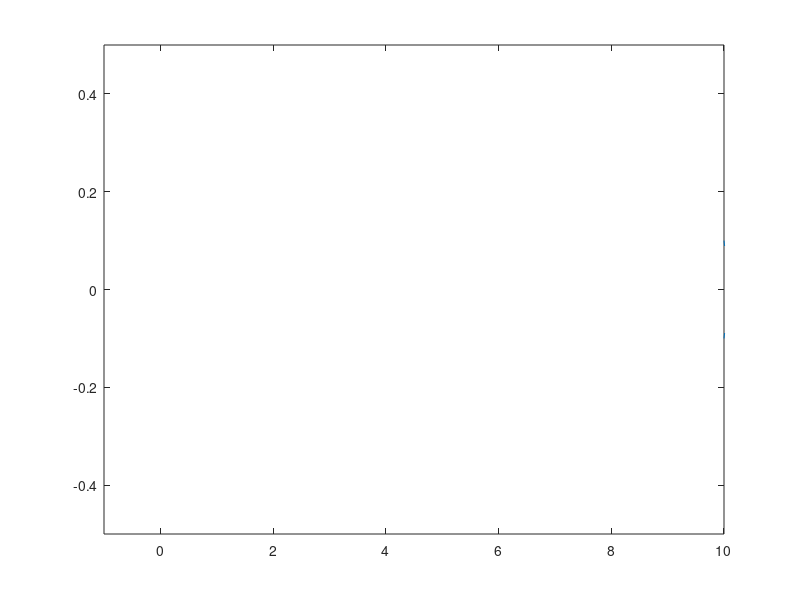

Write MATLAB code to recreate this figure.
% TODO:
% - include normalization of position based on where the COM is for that
% given run, make it a little sine wave disturbance or something and then
% adjust the locations of the ankles accordingly
% - might want to select several minima instead of a global one for real
% position data since if the global minima isn't repeated there will only
% be one c-cut extracted
% - right now, if the position data starts partway through (Eg. at the 
% start of data) an incomplete c-cut will be accepted as a full c-cut

% clc; clear all ;

% x = position along the direction of skater travel
% y = position across the skater's body, perpendicular to travel
num_ccuts = 8; % Must be an even number. Number per leg will be half this.
x = (linspace(0, num_ccuts*pi, num_ccuts*50));
x_loc = (linspace(0, 10, num_ccuts*50));
right_loc = [x_loc; 0.3*sin(x)];%cat(2, x, sin(x));
left_loc = [x_loc; -0.3*sin(x-pi)];%cat(2, x, -sin(x - pi));
COM_loc = [bsxfun(@plus, x_loc, 0.1); 0.02*sin(x)];

% Preprocess position data
    % COM position normalization goes here
zero_cross = 0; c_start = 0; c_end = 0;
x_ccuts = cell(2, num_ccuts/2); y_ccuts = cell(2, num_ccuts/2); area_ccuts = cell(2, num_ccuts/2);
position = cell(2, num_ccuts/2); velocity = cell(2, num_ccuts/2); acceleration = cell(2, num_ccuts/2);
i_ccuts = 1;

right_min = 0.1;    % In practice, this is the max of either the minimum position
                    % w.r.t COM or the position of the COM
left_min = -0.1;    % In practice, this is the min of either the maximum position
                    % w.r.t COM or the position of the COM
left_loc_mod = left_loc;
right_loc_mod = right_loc;

% Left position
for i = 1:length(left_loc(1, :))
    % Flatten position
    if left_loc(2, i) > left_min
        left_loc_mod(2, i) = left_min;
    end
    
    if left_loc(2, i) < left_min  && c_start <= c_end
        c_start = i;
    elseif c_start > c_end && left_loc(2, i) > left_min;
        c_end = i;
        y_ccuts{1, i_ccuts} = left_loc_mod(:, c_start:c_end);
%         x_ccuts{1, i_ccuts} = x(c_start:c_end);
        i_ccuts = i_ccuts + 1;
        c_start = c_end;
    end
end

c_start = 0; c_end = 0;
i_ccuts = 1;
% Right position
for i = 1:length(right_loc(1, :))
    % Flatten position
    if right_loc(2, i) < right_min
        right_loc_mod(2, i) = right_min;
    end
    
    if right_loc(2, i) > right_min  && c_start <= c_end
        c_start = i;
    elseif c_start > c_end && right_loc(2, i) < right_min;
        c_end = i;
        y_ccuts{2, i_ccuts} = right_loc_mod(:, c_start:c_end);
%         x_ccuts{2, i_ccuts} = x(c_start:c_end);
        i_ccuts = i_ccuts + 1;
        c_start = c_end;
    end
end

% Position data
% figure (1)
% hold on
% plot(COM_loc(1, :), COM_loc(2, :))
% plot(right_loc_mod(1, :), right_loc_mod(2, :))
% plot(left_loc_mod(1, :), left_loc_mod(2, :))
% plot(y_ccuts{1, 1}(1, :), y_ccuts{1, 1}(2, :))
% plot(y_ccuts{2, 1}(1, :), y_ccuts{2, 1}(2, :))



figure(7);
% time-varying plot used to show skater path captured in data
for i = 1:length(right_loc_mod(1, :))
%     x = bsxfun(@plus, x, 0.1); % add 0.1 to all x
%     f = fit(x, y, 'sin3');
%     plot(f, 'r', x, y);
%     hold on
%     plot(f_x, 'b', x, y);
%     plot(f_xx, 'g', x, y);

%     hold on % Uncomment this to taste the rainbow. Overlays all skater positions
    % Plots one point in time of all positions
    plot([right_loc_mod(1, i), COM_loc(1, i), left_loc_mod(1, i)], [right_loc_mod(2, i), COM_loc(2, i), left_loc_mod(2, i)])
    axis([-1 10 -0.5 0.5]) % x0 x1 y0 y1
    drawnow
    pause(0.001)
end





% Capture angles from the COM midline and the ankles
% theta_r = ;
% theta_l = ;






% 
% % One c-cut with derivatives
% % f = fit(x_ccuts{2, 1}, y_ccuts{2, 1}, 'sin3');
% % [fx, fxx] = differentiate(f, x_ccuts{2, 1});
% % f_x = fit(x_ccuts{2, 1}, fx, 'sin3');
% % f_xx = fit(x_ccuts{2, 1}, fxx, 'sin3');
% % 
% % figure(2)
% % hold on
% % plot(f, 'r', x_ccuts{2, 1}, y_ccuts{2, 1})
% % plot(f_x, 'g', x_ccuts{2, 1}, y_ccuts{2, 1})
% % plot(f_xx, 'b', x_ccuts{2, 1}, y_ccuts{2, 1})
% % test = integrate(f_xx, x_ccuts{2, 1}, 0);
% % plot(x_ccuts{2, 1}, test, '-r')
% 
% f = fit(x_ccuts{1, 1}, y_ccuts{1, 1}, 'sin3');
% [fx, fxx] = differentiate(f, x_ccuts{1, 1});
% f_x = fit(x_ccuts{1, 1}, fx, 'sin3');
% f_xx = fit(x_ccuts{1, 1}, fxx, 'sin3');
% 
% figure(2)
% hold on
% plot(f, 'r', x_ccuts{1, 1}, y_ccuts{1, 1})
% plot(f_x, 'g', x_ccuts{1, 1}, y_ccuts{1, 1})
% plot(f_xx, 'b', x_ccuts{1, 1}, y_ccuts{1, 1})
% test = integrate(f_xx, x_ccuts{1, 1}, 0);
% plot(x_ccuts{1, 1}, test, '-r')


% All c-cut data segments
% figure (3)
% % hold on
% for i = 1:size(y_ccuts)
%     for j = 1:length(y_ccuts)
% %         x_ccut = 1:length(y_ccuts{i, j});
%         
%         position{i, j} = fit(x_ccuts{i, j}, y_ccuts{i, j}, 'sin3');
%         [v, a] = differentiate(position{i, j}, x_ccuts{i, j});
%         velocity{i, j} = fit(x_ccuts{i, j}, v, 'sin3');
%         acceleration{i, j} = fit(x_ccuts{i, j}, a, 'sin3');
%         
% %         nexttitle
%         subplot(num_ccuts, 2, i*num_ccuts/2 + j);
%         plot(x_ccuts{i, j}, y_ccuts{i, j})
% %         plot(acceleration{i, j}, x_ccuts{i, j}, y_ccuts{i, j}) % Use to plot
% %         position and acceleration curves
% 
%         area_ccuts{i, j} = sum(y_ccuts{i, j})/length(y_ccuts{i, j})*(x_ccuts{i, j}(length(x_ccuts{i, j}))-x_ccuts{i, j}(1));
%     end
% end

% time-varying plot used to show skater path captured in data
% for i = 1:length(x)
% %     x = bsxfun(@plus, x, 0.1); % add 0.1 to all x
% %     f = fit(x, y, 'sin3');
% %     plot(f, 'r', x, y);
% %     hold on
% %     plot(f_x, 'b', x, y);
% %     plot(f_xx, 'g', x, y);
% 
% %     plot(x, y)
% %     drawnow
% %     pause(0.001)
% end

% linear = transpose(linspace(1, 0, 100));
% y = sin(x).*linear;

% if isempty(y_ccuts)
%     disp('No c-cuts found');
% end